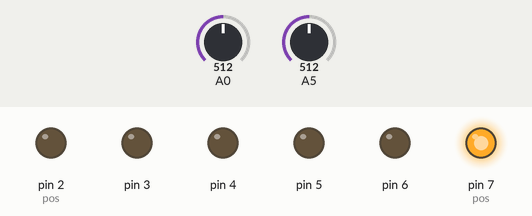
A sketch run on a simulated Arduino Uno, built with avr-gcc and run on an emulated ATmega328P. On the bench: output pins drawn as LEDs (lit = HIGH). The inputs (shaded band) are chosen by the test bench; at power-on: A5 = 512, A0 = 512.

Above: at 1.2 s.
1.3 s: A5 set to 888
2.8 s: A5 set to 912
At 3.4 s:
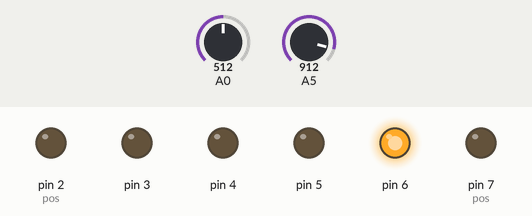
4.3 s: A5 set to 104
5.8 s: A5 set to 89
At 6.9 s:
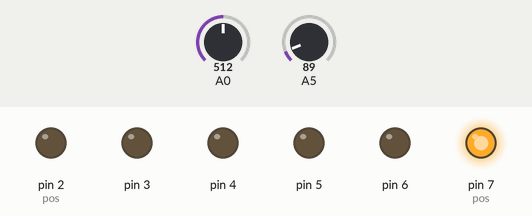
7.3 s: A5 set to 910
At 8.2 s:
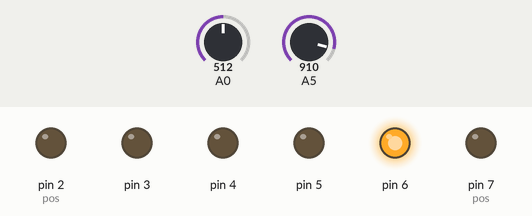
Timing chart, 0 to 9.9 s (numbered marks = the images above; inputs shaded):
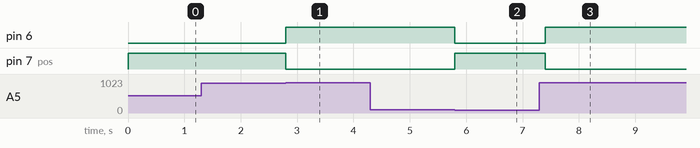

The sketch:

Js_led_position.ino
```cpp
//ban đầu led đầu tiên sáng
//JS lên thì led ở trên sáng
//JS xuống thì led ở dưới sáng

//JS lên = 0
//JS xuống = 1017
//JS giữa = ~495

//JS trái tăng độ sáng 10%, tối đa 100%
//JS phải giảm độ sáng 10%, tối đa 0%

//JS trái = 251
//JS phải = 0
//JS giữa = 125

int pos = 7;  //vị trí hiện tại led sáng

int buf = 0;  //bộ nhớ đệm cho vị trí

signed long dosang=255;

void setup() {
  Serial.begin(9600);
  pinMode(A5, INPUT);
  pinMode(A0, INPUT);

  pinMode(2, OUTPUT);
  pinMode(3, OUTPUT);
  pinMode(4, OUTPUT);
  pinMode(5, OUTPUT);
  pinMode(6, OUTPUT);
  pinMode(7, OUTPUT);

  digitalWrite(2, LOW);
  digitalWrite(3, LOW);
  digitalWrite(4, LOW);
  digitalWrite(5, LOW);
  digitalWrite(6, LOW);
  digitalWrite(7, LOW);


  digitalWrite(pos, HIGH);

  buf = pos;
}

void loop() {
  long numY = analogRead(A5);


  int numX = map(analogRead(A0), 0, 1023, 0, 255); //scale gtri từ 0->1023 thành 0->255

  //Serial.println(numX);

  if(numY<100){

    pos++;
    if(pos > 7)
      pos=2;

    if(pos!=buf){     //nếu vị trí thay đổi thì tắt led đang sáng và bật led kế tiếp
      digitalWrite(buf, LOW);
      analogWrite(pos, dosang);
      buf = pos;
    }

    while(numY<100){numY = analogRead(A5);delay(100);}; //chờ buông chống dội

  }

  if(numY>900){

    pos--;
    if(pos < 2)
      pos=7;

    if(pos!=buf){     //nếu vị trí thay đổi thì tắt led đang sáng và bật led kế tiếp
      digitalWrite(buf, LOW);
      analogWrite(pos, dosang);
      buf = pos;
    }

    while(numY>900){numY = analogRead(A5);delay(100);};
  }

  if(numX > 250){
    dosang += (255*10)/100;   //+10%

    if( dosang >255)
      dosang = 255;
    Serial.println(dosang);
    analogWrite(pos, dosang);

    while(numX > 250){numX = map(analogRead(A0), 0, 1023, 0, 255);delay(100);};
  }


  if(numX < 10){
    dosang -= (255*10)/100;   //-10%

    if(dosang < 0)
      dosang = 0;
    Serial.println(dosang);
    analogWrite(pos, dosang);

    while(numX < 10){numX = map(analogRead(A0), 0, 1023, 0, 255);delay(100);};
  }


}
```

Measured:
- the behaviour switches between 900 and 901 on A5 (found by bisection; images 0 and 1)
- the behaviour switches between 100 and 99 on A5 (found by bisection; images 1 and 2)
- after the input at 1.3 s, every drawn part: stays the same
- after the input at 2.8 s, pin 6: LOW → HIGH at once; pin 7 (pos): HIGH → LOW at once
- after the input at 4.3 s, every drawn part: stays the same
- after the input at 5.8 s, pin 6: HIGH → LOW at once; pin 7 (pos): LOW → HIGH at once
- after the input at 7.3 s, pin 6: LOW → HIGH after 0.10 s; pin 7 (pos): HIGH → LOW after 0.10 s
